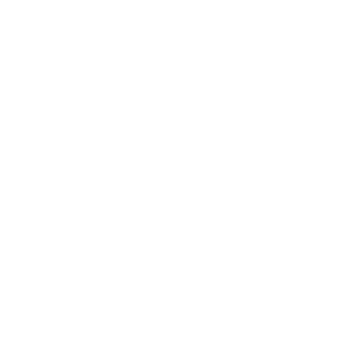
Frame 1 (no input)
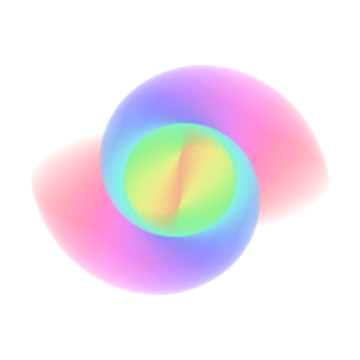
Frame 60 (the mouse pressed at the canvas centre just before this capture)
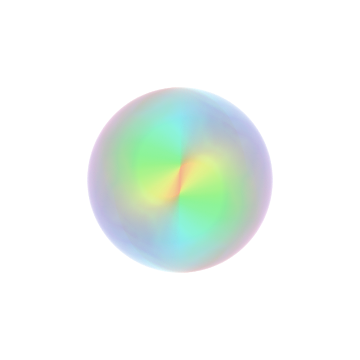
Frame 120 (the mouse held since frame 60 and released just before this capture)

The Processing sketch that drew these frames (run headless with seeded random() and noise(); from frame 60 on, the mouse is pressed at the canvas centre):

// Processing sketch: processing_99380
// ── processing_99380.pde

float t;

void setup() {
  size(360, 360);
  colorMode(HSB, 360, 100, 100);
  background(360);
  smooth();
  rectMode(CENTER);
  noStroke();
}

void draw() {
  background(360);

  for (int i = 360; i >= 0;i--) {
    pushMatrix();
    translate(width/2, height/2);
    rotate(radians(i));
    fill(i, 50, 100, 10);
    ellipse(0, 0, i*abs(cos(t)), 200*abs(sin(t)));
    popMatrix();
  }
  t += 0.01;
}
